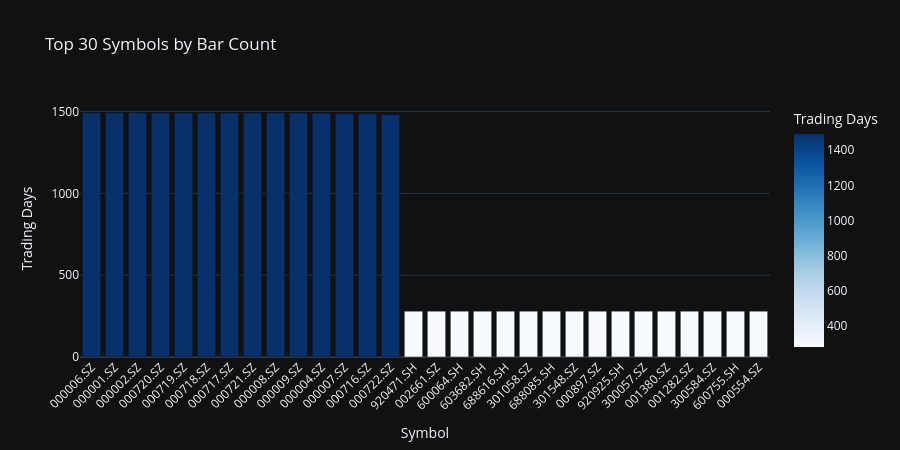

Write notebook code for a chart like this one.
### Code cell
if not coverage_df.empty:
    top30 = coverage_df.head(30)
    fig = px.bar(
        top30,
        x='symbol',
        y='bar_count',
        title='Top 30 Symbols by Bar Count',
        labels={'bar_count': 'Trading Days', 'symbol': 'Symbol'},
        color='bar_count',
        color_continuous_scale='Blues',
    )
    fig.update_layout(xaxis_tickangle=-45, height=450)
    fig.show()
else:
    print('No data to plot. Run data ingestion first.')

### Figure 1 — Plotly figure (JSON) as saved in the notebook; plotly's stock layout.template omitted (floating-point values rounded to 4 significant figures)
{"data": [{"hovertemplate": "Symbol=%{x}<br>Trading Days=%{marker.color}<extra></extra>", "legendgroup": "", "marker": {"color": [1492, 1492, 1492, 1491, 1491, 1491, 1491, 1491, 1491, 1491, 1489, 1487, 1486, 1481, 280, 280, 280, 280, 280, 280, 280, 280, 280, 280, 280, 280, 280, 280, 280, 280], "coloraxis": "coloraxis", "pattern": {"shape": ""}}, "name": "", "orientation": "v", "showlegend": false, "textposition": "auto", "x": ["000006.SZ", "000001.SZ", "000002.SZ", "000720.SZ", "000719.SZ", "000718.SZ", "000717.SZ", "000721.SZ", "000008.SZ", "000009.SZ", "000004.SZ", "000007.SZ", "000716.SZ", "000722.SZ", "920471.SH", "002661.SZ", "600064.SH", "603682.SH", "688616.SH", "301058.SZ", "688085.SH", "301548.SZ", "000897.SZ", "920925.SH", "300057.SZ", "001380.SZ", "001282.SZ", "300584.SZ", "600755.SH", "000554.SZ"], "xaxis": "x", "y": [1492, 1492, 1492, 1491, 1491, 1491, 1491, 1491, 1491, 1491, 1489, 1487, 1486, 1481, 280, 280, 280, 280, 280, 280, 280, 280, 280, 280, 280, 280, 280, 280, 280, 280], "yaxis": "y", "type": "bar"}], "layout": {"xaxis": {"anchor": "y", "domain": [0.0, 1.0], "title": {"text": "Symbol"}, "tickangle": -45}, "yaxis": {"anchor": "x", "domain": [0.0, 1.0], "title": {"text": "Trading Days"}}, "coloraxis": {"colorbar": {"title": {"text": "Trading Days"}}, "colorscale": [[0.0, "rgb(247,251,255)"], [0.125, "rgb(222,235,247)"], [0.25, "rgb(198,219,239)"], [0.375, "rgb(158,202,225)"], [0.5, "rgb(107,174,214)"], [0.625, "rgb(66,146,198)"], [0.75, "rgb(33,113,181)"], [0.875, "rgb(8,81,156)"], [1.0, "rgb(8,48,107)"]]}, "legend": {"tracegroupgap": 0}, "title": {"text": "Top 30 Symbols by Bar Count"}, "barmode": "relative", "height": 450}}
